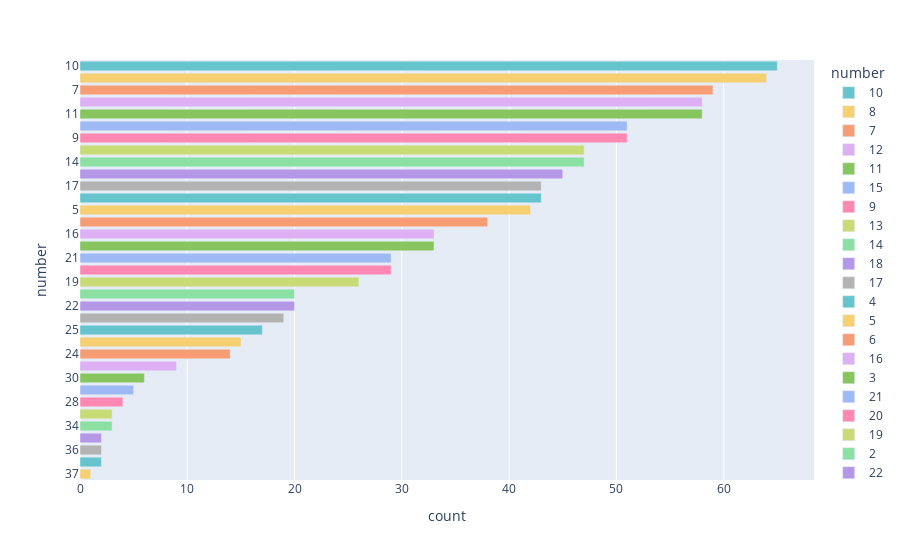

The notebook cell saved with this chart:
### Code cell
# 두번째 번호 전체 빈도수
fig = px.bar(number2, x='count', y='number', 
             color = 'number', color_discrete_sequence = px.colors.qualitative.Pastel)
fig.update_traces(
    textfont_size=14, 
    textposition='auto',
)

### Figure 1 — Plotly figure (JSON) as saved in the notebook; plotly's stock layout.template omitted (floating-point values rounded to 4 significant figures)
{"data": [{"alignmentgroup": "True", "hovertemplate": "number=%{y}<br>count=%{x}<extra></extra>", "legendgroup": "10", "marker": {"color": "rgb(102, 197, 204)", "pattern": {"shape": ""}}, "name": "10", "offsetgroup": "10", "orientation": "h", "showlegend": true, "textfont": {"size": 14}, "textposition": "auto", "type": "bar", "x": [65], "xaxis": "x", "y": ["10"], "yaxis": "y"}, {"alignmentgroup": "True", "hovertemplate": "number=%{y}<br>count=%{x}<extra></extra>", "legendgroup": "8", "marker": {"color": "rgb(246, 207, 113)", "pattern": {"shape": ""}}, "name": "8", "offsetgroup": "8", "orientation": "h", "showlegend": true, "textfont": {"size": 14}, "textposition": "auto", "type": "bar", "x": [64], "xaxis": "x", "y": ["8"], "yaxis": "y"}, {"alignmentgroup": "True", "hovertemplate": "number=%{y}<br>count=%{x}<extra></extra>", "legendgroup": "7", "marker": {"color": "rgb(248, 156, 116)", "pattern": {"shape": ""}}, "name": "7", "offsetgroup": "7", "orientation": "h", "showlegend": true, "textfont": {"size": 14}, "textposition": "auto", "type": "bar", "x": [59], "xaxis": "x", "y": ["7"], "yaxis": "y"}, {"alignmentgroup": "True", "hovertemplate": "number=%{y}<br>count=%{x}<extra></extra>", "legendgroup": "12", "marker": {"color": "rgb(220, 176, 242)", "pattern": {"shape": ""}}, "name": "12", "offsetgroup": "12", "orientation": "h", "showlegend": true, "textfont": {"size": 14}, "textposition": "auto", "type": "bar", "x": [58], "xaxis": "x", "y": ["12"], "yaxis": "y"}, {"alignmentgroup": "True", "hovertemplate": "number=%{y}<br>count=%{x}<extra></extra>", "legendgroup": "11", "marker": {"color": "rgb(135, 197, 95)", "pattern": {"shape": ""}}, "name": "11", "offsetgroup": "11", "orientation": "h", "showlegend": true, "textfont": {"size": 14}, "textposition": "auto", "type": "bar", "x": [58], "xaxis": "x", "y": ["11"], "yaxis": "y"}, {"alignmentgroup": "True", "hovertemplate": "number=%{y}<br>count=%{x}<extra></extra>", "legendgroup": "15", "marker": {"color": "rgb(158, 185, 243)", "pattern": {"shape": ""}}, "name": "15", "offsetgroup": "15", "orientation": "h", "showlegend": true, "textfont": {"size": 14}, "textposition": "auto", "type": "bar", "x": [51], "xaxis": "x", "y": ["15"], "yaxis": "y"}, {"alignmentgroup": "True", "hovertemplate": "number=%{y}<br>count=%{x}<extra></extra>", "legendgroup": "9", "marker": {"color": "rgb(254, 136, 177)", "pattern": {"shape": ""}}, "name": "9", "offsetgroup": "9", "orientation": "h", "showlegend": true, "textfont": {"size": 14}, "textposition": "auto", "type": "bar", "x": [51], "xaxis": "x", "y": ["9"], "yaxis": "y"}, {"alignmentgroup": "True", "hovertemplate": "number=%{y}<br>count=%{x}<extra></extra>", "legendgroup": "13", "marker": {"color": "rgb(201, 219, 116)", "pattern": {"shape": ""}}, "name": "13", "offsetgroup": "13", "orientation": "h", "showlegend": true, "textfont": {"size": 14}, "textposition": "auto", "type": "bar", "x": [47], "xaxis": "x", "y": ["13"], "yaxis": "y"}, {"alignmentgroup": "True", "hovertemplate": "number=%{y}<br>count=%{x}<extra></extra>", "legendgroup": "14", "marker": {"color": "rgb(139, 224, 164)", "pattern": {"shape": ""}}, "name": "14", "offsetgroup": "14", "orientation": "h", "showlegend": true, "textfont": {"size": 14}, "textposition": "auto", "type": "bar", "x": [47], "xaxis": "x", "y": ["14"], "yaxis": "y"}, {"alignmentgroup": "True", "hovertemplate": "number=%{y}<br>count=%{x}<extra></extra>", "legendgroup": "18", "marker": {"color": "rgb(180, 151, 231)", "pattern": {"shape": ""}}, "name": "18", "offsetgroup": "18", "orientation": "h", "showlegend": true, "textfont": {"size": 14}, "textposition": "auto", "type": "bar", "x": [45], "xaxis": "x", "y": ["18"], "yaxis": "y"}, {"alignmentgroup": "True", "hovertemplate": "number=%{y}<br>count=%{x}<extra></extra>", "legendgroup": "17", "marker": {"color": "rgb(179, 179, 179)", "pattern": {"shape": ""}}, "name": "17", "offsetgroup": "17", "orientation": "h", "showlegend": true, "textfont": {"size": 14}, "textposition": "auto", "type": "bar", "x": [43], "xaxis": "x", "y": ["17"], "yaxis": "y"}, {"alignmentgroup": "True", "hovertemplate": "number=%{y}<br>count=%{x}<extra></extra>", "legendgroup": "4", "marker": {"color": "rgb(102, 197, 204)", "pattern": {"shape": ""}}, "name": "4", "offsetgroup": "4", "orientation": "h", "showlegend": true, "textfont": {"size": 14}, "textposition": "auto", "type": "bar", "x": [43], "xaxis": "x", "y": ["4"], "yaxis": "y"}, {"alignmentgroup": "True", "hovertemplate": "number=%{y}<br>count=%{x}<extra></extra>", "legendgroup": "5", "marker": {"color": "rgb(246, 207, 113)", "pattern": {"shape": ""}}, "name": "5", "offsetgroup": "5", "orientation": "h", "showlegend": true, "textfont": {"size": 14}, "textposition": "auto", "type": "bar", "x": [42], "xaxis": "x", "y": ["5"], "yaxis": "y"}, {"alignmentgroup": "True", "hovertemplate": "number=%{y}<br>count=%{x}<extra></extra>", "legendgroup": "6", "marker": {"color": "rgb(248, 156, 116)", "pattern": {"shape": ""}}, "name": "6", "offsetgroup": "6", "orientation": "h", "showlegend": true, "textfont": {"size": 14}, "textposition": "auto", "type": "bar", "x": [38], "xaxis": "x", "y": ["6"], "yaxis": "y"}, {"alignmentgroup": "True", "hovertemplate": "number=%{y}<br>count=%{x}<extra></extra>", "legendgroup": "16", "marker": {"color": "rgb(220, 176, 242)", "pattern": {"shape": ""}}, "name": "16", "offsetgroup": "16", "orientation": "h", "showlegend": true, "textfont": {"size": 14}, "textposition": "auto", "type": "bar", "x": [33], "xaxis": "x", "y": ["16"], "yaxis": "y"}, {"alignmentgroup": "True", "hovertemplate": "number=%{y}<br>count=%{x}<extra></extra>", "legendgroup": "3", "marker": {"color": "rgb(135, 197, 95)", "pattern": {"shape": ""}}, "name": "3", "offsetgroup": "3", "orientation": "h", "showlegend": true, "textfont": {"size": 14}, "textposition": "auto", "type": "bar", "x": [33], "xaxis": "x", "y": ["3"], "yaxis": "y"}, {"alignmentgroup": "True", "hovertemplate": "number=%{y}<br>count=%{x}<extra></extra>", "legendgroup": "21", "marker": {"color": "rgb(158, 185, 243)", "pattern": {"shape": ""}}, "name": "21", "offsetgroup": "21", "orientation": "h", "showlegend": true, "textfont": {"size": 14}, "textposition": "auto", "type": "bar", "x": [29], "xaxis": "x", "y": ["21"], "yaxis": "y"}, {"alignmentgroup": "True", "hovertemplate": "number=%{y}<br>count=%{x}<extra></extra>", "legendgroup": "20", "marker": {"color": "rgb(254, 136, 177)", "pattern": {"shape": ""}}, "name": "20", "offsetgroup": "20", "orientation": "h", "showlegend": true, "textfont": {"size": 14}, "textposition": "auto", "type": "bar", "x": [29], "xaxis": "x", "y": ["20"], "yaxis": "y"}, {"alignmentgroup": "True", "hovertemplate": "number=%{y}<br>count=%{x}<extra></extra>", "legendgroup": "19", "marker": {"color": "rgb(201, 219, 116)", "pattern": {"shape": ""}}, "name": "19", "offsetgroup": "19", "orientation": "h", "showlegend": true, "textfont": {"size": 14}, "textposition": "auto", "type": "bar", "x": [26], "xaxis": "x", "y": ["19"], "yaxis": "y"}, {"alignmentgroup": "True", "hovertemplate": "number=%{y}<br>count=%{x}<extra></extra>", "legendgroup": "2", "marker": {"color": "rgb(139, 224, 164)", "pattern": {"shape": ""}}, "name": "2", "offsetgroup": "2", "orientation": "h", "showlegend": true, "textfont": {"size": 14}, "textposition": "auto", "type": "bar", "x": [20], "xaxis": "x", "y": ["2"], "yaxis": "y"}, {"alignmentgroup": "True", "hovertemplate": "number=%{y}<br>count=%{x}<extra></extra>", "legendgroup": "22", "marker": {"color": "rgb(180, 151, 231)", "pattern": {"shape": ""}}, "name": "22", "offsetgroup": "22", "orientation": "h", "showlegend": true, "textfont": {"size": 14}, "textposition": "auto", "type": "bar", "x": [20], "xaxis": "x", "y": ["22"], "yaxis": "y"}, {"alignmentgroup": "True", "hovertemplate": "number=%{y}<br>count=%{x}<extra></extra>", "legendgroup": "23", "marker": {"color": "rgb(179, 179, 179)", "pattern": {"shape": ""}}, "name": "23", "offsetgroup": "23", "orientation": "h", "showlegend": true, "textfont": {"size": 14}, "textposition": "auto", "type": "bar", "x": [19], "xaxis": "x", "y": ["23"], "yaxis": "y"}, {"alignmentgroup": "True", "hovertemplate": "number=%{y}<br>count=%{x}<extra></extra>", "legendgroup": "25", "marker": {"color": "rgb(102, 197, 204)", "pattern": {"shape": ""}}, "name": "25", "offsetgroup": "25", "orientation": "h", "showlegend": true, "textfont": {"size": 14}, "textposition": "auto", "type": "bar", "x": [17], "xaxis": "x", "y": ["25"], "yaxis": "y"}, {"alignmentgroup": "True", "hovertemplate": "number=%{y}<br>count=%{x}<extra></extra>", "legendgroup": "27", "marker": {"color": "rgb(246, 207, 113)", "pattern": {"shape": ""}}, "name": "27", "offsetgroup": "27", "orientation": "h", "showlegend": true, "textfont": {"size": 14}, "textposition": "auto", "type": "bar", "x": [15], "xaxis": "x", "y": ["27"], "yaxis": "y"}, {"alignmentgroup": "True", "hovertemplate": "number=%{y}<br>count=%{x}<extra></extra>", "legendgroup": "24", "marker": {"color": "rgb(248, 156, 116)", "pattern": {"shape": ""}}, "name": "24", "offsetgroup": "24", "orientation": "h", "showlegend": true, "textfont": {"size": 14}, "textposition": "auto", "type": "bar", "x": [14], "xaxis": "x", "y": ["24"], "yaxis": "y"}, {"alignmentgroup": "True", "hovertemplate": "number=%{y}<br>count=%{x}<extra></extra>", "legendgroup": "26", "marker": {"color": "rgb(220, 176, 242)", "pattern": {"shape": ""}}, "name": "26", "offsetgroup": "26", "orientation": "h", "showlegend": true, "textfont": {"size": 14}, "textposition": "auto", "type": "bar", "x": [9], "xaxis": "x", "y": ["26"], "yaxis": "y"}, {"alignmentgroup": "True", "hovertemplate": "number=%{y}<br>count=%{x}<extra></extra>", "legendgroup": "30", "marker": {"color": "rgb(135, 197, 95)", "pattern": {"shape": ""}}, "name": "30", "offsetgroup": "30", "orientation": "h", "showlegend": true, "textfont": {"size": 14}, "textposition": "auto", "type": "bar", "x": [6], "xaxis": "x", "y": ["30"], "yaxis": "y"}, {"alignmentgroup": "True", "hovertemplate": "number=%{y}<br>count=%{x}<extra></extra>", "legendgroup": "29", "marker": {"color": "rgb(158, 185, 243)", "pattern": {"shape": ""}}, "name": "29", "offsetgroup": "29", "orientation": "h", "showlegend": true, "textfont": {"size": 14}, "textposition": "auto", "type": "bar", "x": [5], "xaxis": "x", "y": ["29"], "yaxis": "y"}, {"alignmentgroup": "True", "hovertemplate": "number=%{y}<br>count=%{x}<extra></extra>", "legendgroup": "28", "marker": {"color": "rgb(254, 136, 177)", "pattern": {"shape": ""}}, "name": "28", "offsetgroup": "28", "orientation": "h", "showlegend": true, "textfont": {"size": 14}, "textposition": "auto", "type": "bar", "x": [4], "xaxis": "x", "y": ["28"], "yaxis": "y"}, {"alignmentgroup": "True", "hovertemplate": "number=%{y}<br>count=%{x}<extra></extra>", "legendgroup": "32", "marker": {"color": "rgb(201, 219, 116)", "pattern": {"shape": ""}}, "name": "32", "offsetgroup": "32", "orientation": "h", "showlegend": true, "textfont": {"size": 14}, "textposition": "auto", "type": "bar", "x": [3], "xaxis": "x", "y": ["32"], "yaxis": "y"}, {"alignmentgroup": "True", "hovertemplate": "number=%{y}<br>count=%{x}<extra></extra>", "legendgroup": "34", "marker": {"color": "rgb(139, 224, 164)", "pattern": {"shape": ""}}, "name": "34", "offsetgroup": "34", "orientation": "h", "showlegend": true, "textfont": {"size": 14}, "textposition": "auto", "type": "bar", "x": [3], "xaxis": "x", "y": ["34"], "yaxis": "y"}, {"alignmentgroup": "True", "hovertemplate": "number=%{y}<br>count=%{x}<extra></extra>", "legendgroup": "31", "marker": {"color": "rgb(180, 151, 231)", "pattern": {"shape": ""}}, "name": "31", "offsetgroup": "31", "orientation": "h", "showlegend": true, "textfont": {"size": 14}, "textposition": "auto", "type": "bar", "x": [2], "xaxis": "x", "y": ["31"], "yaxis": "y"}, {"alignmentgroup": "True", "hovertemplate": "number=%{y}<br>count=%{x}<extra></extra>", "legendgroup": "36", "marker": {"color": "rgb(179, 179, 179)", "pattern": {"shape": ""}}, "name": "36", "offsetgroup": "36", "orientation": "h", "showlegend": true, "textfont": {"size": 14}, "textposition": "auto", "type": "bar", "x": [2], "xaxis": "x", "y": ["36"], "yaxis": "y"}, {"alignmentgroup": "True", "hovertemplate": "number=%{y}<br>count=%{x}<extra></extra>", "legendgroup": "33", "marker": {"color": "rgb(102, 197, 204)", "pattern": {"shape": ""}}, "name": "33", "offsetgroup": "33", "orientation": "h", "showlegend": true, "textfont": {"size": 14}, "textposition": "auto", "type": "bar", "x": [2], "xaxis": "x", "y": ["33"], "yaxis": "y"}, {"alignmentgroup": "True", "hovertemplate": "number=%{y}<br>count=%{x}<extra></extra>", "legendgroup": "37", "marker": {"color": "rgb(246, 207, 113)", "pattern": {"shape": ""}}, "name": "37", "offsetgroup": "37", "orientation": "h", "showlegend": true, "textfont": {"size": 14}, "textposition": "auto", "type": "bar", "x": [1], "xaxis": "x", "y": ["37"], "yaxis": "y"}], "layout": {"barmode": "relative", "legend": {"title": {"text": "number"}, "tracegroupgap": 0}, "margin": {"t": 60}, "xaxis": {"anchor": "y", "domain": [0, 1], "title": {"text": "count"}}, "yaxis": {"anchor": "x", "categoryarray": ["37", "33", "36", "31", "34", "32", "28", "29", "30", "26", "24", "27", "25", "23", "22", "2", "19", "20", "21", "3", "16", "6", "5", "4", "17", "18", "14", "13", "9", "15", "11", "12", "7", "8", "10"], "categoryorder": "array", "domain": [0, 1], "title": {"text": "number"}}}}
